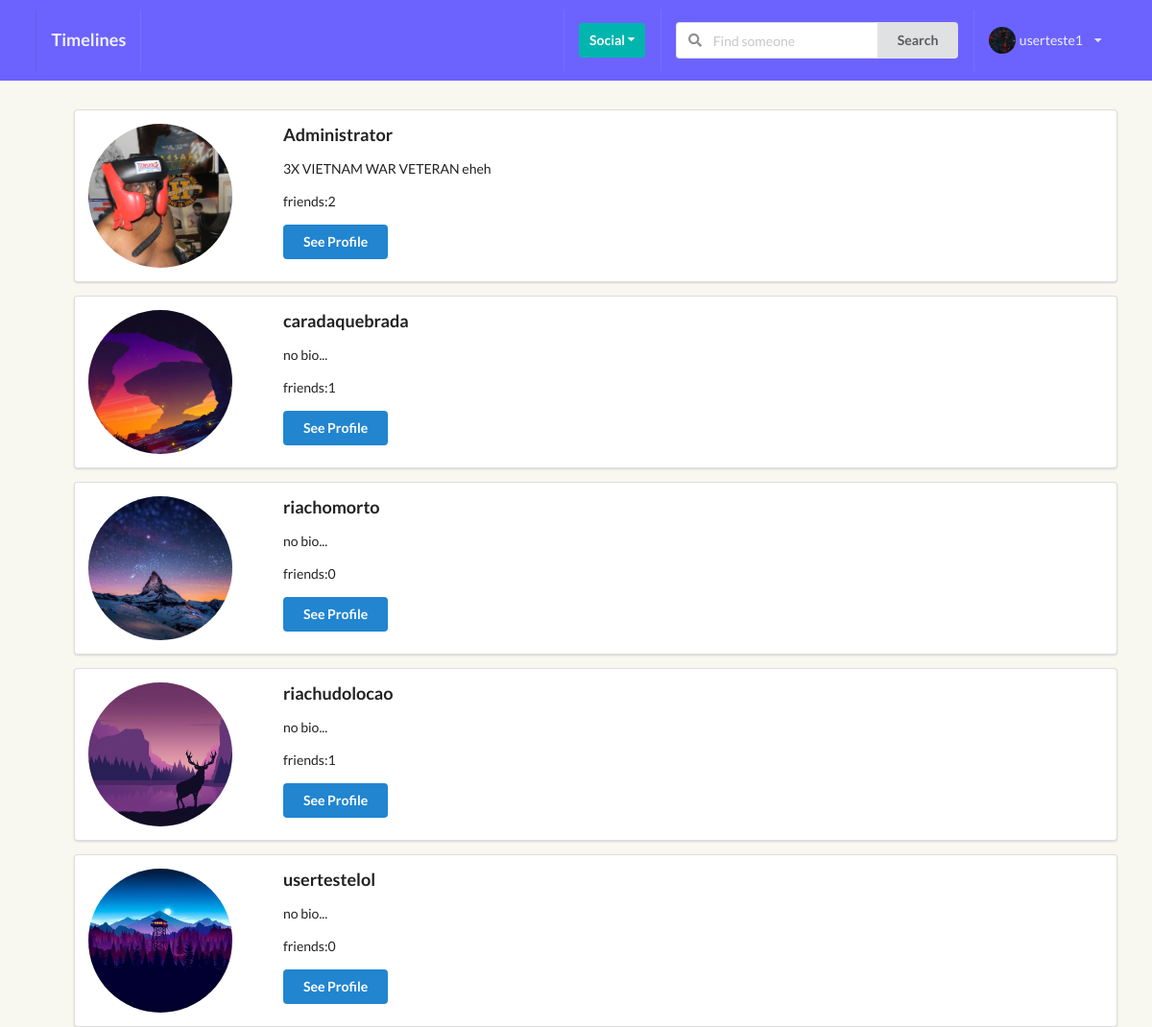
/profiles/to_invite/ (signed in), run on the app's committed database.
### perfil/models.py (models this page shows, shortened)
class Profile(models.Model):
    first_name = models.CharField(max_length=200, blank=True)
    last_name = models.CharField(max_length=200, blank=True)
    username = models.OneToOneField(User, on_delete=models.CASCADE)
    bio = models.TextField(default="no bio...", max_length=300)
    email = models.EmailField(max_length=200, blank=True)
    country = models.CharField(max_length=200, blank=True)
    avatar = models.ImageField(default='avatar.png', upload_to='avatars/')
    friends = models.ManyToManyField(User, blank=True, related_name='friends')
    slug = models.SlugField(unique=True, blank=True)
    updated = models.DateTimeField(auto_now=True)
    created = models.DateTimeField(auto_now_add=True)
    objects = ProfileManager()
    def __str__(self):
        return f"{self.username}"
    def get_absolute_url(self):
        return reverse("perfil:profile_detail_view", kwargs={"slug": self.slug})
    def get_friends_no(self):
        return self.friends.count()
    __initial_first_name = None
    __initial_last_name = None
    def __init__(self, *args, **kwargs):
        super().__init__(*args, **kwargs)
        self.__initial_first_name = self.first_name
        self.__initial_last_name = self.last_name

### perfil/views.py (the view)
# urls.py: path('to_invite/', invite_profiles_list_view, name="invite-profiles-view"),
@login_required
def invite_profiles_list_view(request):
    user = request.user
    qs = Profile.objects.get_all_profiles_to_invite(user)
    context = {'qs': qs}
    return render(request, 'perfil/to_invite_list.html', context)

### perfil/context_processors.py (called while the page is built)
def profile_pic(request):
    if request.user.is_authenticated:
        profile_obj = Profile.objects.get(username=request.user)
        pic = profile_obj.avatar
        return {'picture':pic}
    return {}

def invitations_received_no(request):
    if request.user.is_authenticated:
        profile_obj = Profile.objects.get(username=request.user)
        qs_count = Relationship.objects.invitations_received(profile_obj).count()
        return {'invites_num':qs_count}
    return {}

### perfil/models.py (called while the page is built)
    def get_all_profiles_to_invite(self, sender):
        profiles = Profile.objects.all().exclude(username=sender)
        profile = Profile.objects.get(username=sender)
        qs = Relationship.objects.filter(Q(sender=profile) | Q(receiver=profile))
        print(qs)
        accepted = []
        for rel in qs:
            if rel.status == 'accepted':
                accepted.append(rel.receiver)
                accepted.append(rel.sender)
        print(accepted)
        available = [profile for profile in profiles if profile not in accepted]
        print(available)
        return available

    def invitations_received(self, receiver):
        qs = Relationship.objects.filter(receiver=receiver, status='send')
        return qs

### perfil/templates/perfil/to_invite_list.html (shortened to what this page needs)
{% extends 'base.html' %} {% block title %} Invite Friends {% endblock title %} {% block content %}
<ul>
    {% for invite in qs %}
    <div class="ui segment">
        <div class="ui grid">
            <div class="row">
                <div class="three wide column">
                    <img class="ui small circular image fullpc profile-pic" src={{invite.avatar.url}}>
                </div>
                <div class="thirteen wide column">
                    <h3>{{invite.username}}</h3>
                    <p>{{invite.bio}}</p>
                    <p>friends:{{invite.get_friends_no}}</p>
                    <a href={{ invite.get_absolute_url }}><button class="ui primary button">See Profile</button></a>
                    <br>
                </div>
            </div>
        </div>
    </div>
    {% endfor %}
</ul>
{% endblock content %}

### templates/main/navbar.html (shortened to what this page needs)
<div class="ui inverted menu nav mb-7 fixed top sticky" style="background-color: #6C63FF !important;">
    <div class="ui container">
        <a href="{% url 'posts:main-post-view' %}" class="item">
            <h3>Timelines</h3>
        </a>
        <div class="right menu">
            {% if request.user.is_authenticated %}
            <div class="item">
                <div class="ui floating dropdown icon button teal"> Social
                    <i class="dropdown icon"></i>
                </div>
            </div>
            <div class="item">
                <form action="{% url 'perfil:profile-search' %}" method="POST">
                    <div class="ui action left icon input">
                        <input class="prompt" type="text" name='searched_name' placeholder="Find someone">
                        <button type='submit' class="ui button">Search</button>
                    </div>
                </form>
            </div>
            <div class="item ui floating dropdown">
                <img src={{picture.url}} class='ui avatar image'>{{ request.user }}<i class="dropdown icon"></i>
            </div>
        </div>
        {% endif %}
    </div>
</div>

### static_project/style.css (style rules this page uses)
body { background: #F8F8F1 !important; }
.nav { border-radius: 0px !important; padding: 10px 0 10px 0 !important; }
.mb-7 { margin-bottom: 7px !important; }
.right { float: right; }
.left { float: left; }
.fixed { position: fixed !important; }
.profile-pic { min-height: 150px; max-height: 150px; object-fit: cover; }

### static_project/not_logged.css (style rules this page uses)
body { -webkit-font-smoothing: antialiased; -moz-font-smoothing: grayscale; }
@media only screen and (min-width: 768px) { .ui.container { width: 700px; max-width: 700px; } }

### data on the page
Profile: avatar (picture), username "Administrator", bio "3X VIETNAM WAR VETERAN eheh", get_friends_no "2"
Profile: avatar (picture), username "caradaquebrada", bio "no bio...", get_friends_no "1"
Profile: avatar (picture), username "riachomorto", bio "no bio...", get_friends_no "0"
Profile: avatar (picture), username "riachudolocao", bio "no bio...", get_friends_no "1"
Profile: avatar (picture), username "usertestelol", bio "no bio...", get_friends_no "0"

### other printed values
{{ request.user }} "userteste1"
